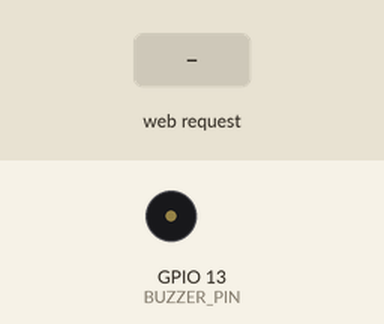
Simulated run of this sketch. Board: ESP32. On the bench: buzzer (waves = sounding, pin HIGH). Inputs (shaded band) come from the test bench. WiFi joins after 1.5 s; servers stay silent unless stated; what the sketch prints to the serial monitor is not drawn.

Above: at 2.7 s.
2.8 s: HTTP request GET /buzzer/on received
At 4.0 s:
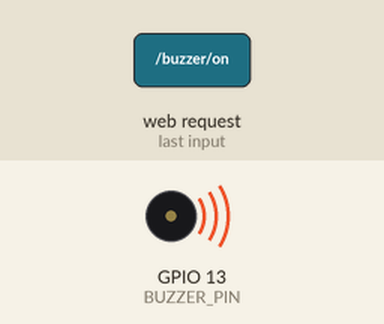
4.3 s: HTTP request GET /buzzer/off received
At 5.2 s:
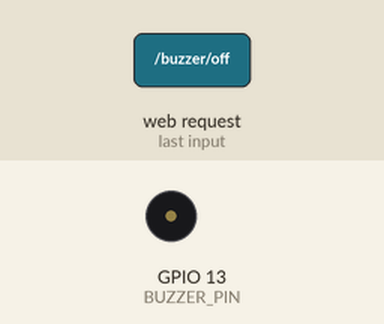
Timing chart, 0 to 7.3 s (numbered marks = the images above; inputs shaded):
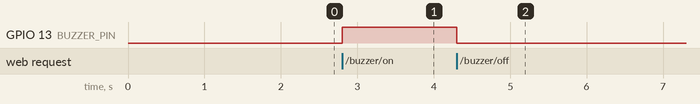

Measured:
- after the input at 2.8 s, GPIO 13 (BUZZER_PIN): LOW → HIGH at once
- after the input at 4.3 s, GPIO 13 (BUZZER_PIN): HIGH → LOW at once

The sketch:

hand_gesture_buzzer_copy_20261014131850.ino
```cpp
#include <WiFi.h>
#include <WebServer.h>

const char* ssid = "vivo Y19s 5G";
const char* password = "11112006";

#define BUZZER_PIN 13

WebServer server(80);

void buzzerOn() {
  digitalWrite(BUZZER_PIN, HIGH);
  server.send(200, "text/plain", "BUZZER ON");
}

void buzzerOff() {
  digitalWrite(BUZZER_PIN, LOW);
  server.send(200, "text/plain", "BUZZER OFF");
}

void setup() {

  Serial.begin(115200);

  pinMode(BUZZER_PIN, OUTPUT);
  digitalWrite(BUZZER_PIN, LOW);

  WiFi.begin(ssid, password);

  Serial.print("Connecting to WiFi");

  while (WiFi.status() != WL_CONNECTED) {
    delay(500);
    Serial.print(".");
  }

  Serial.println();
  Serial.println("WiFi Connected!");

  Serial.print("ESP32 IP Address: ");
  Serial.println(WiFi.localIP());

  server.on("/buzzer/on", buzzerOn);
  server.on("/buzzer/off", buzzerOff);

  server.begin();

  Serial.println("Server Started");
}

void loop() {
  server.handleClient();
}
```
